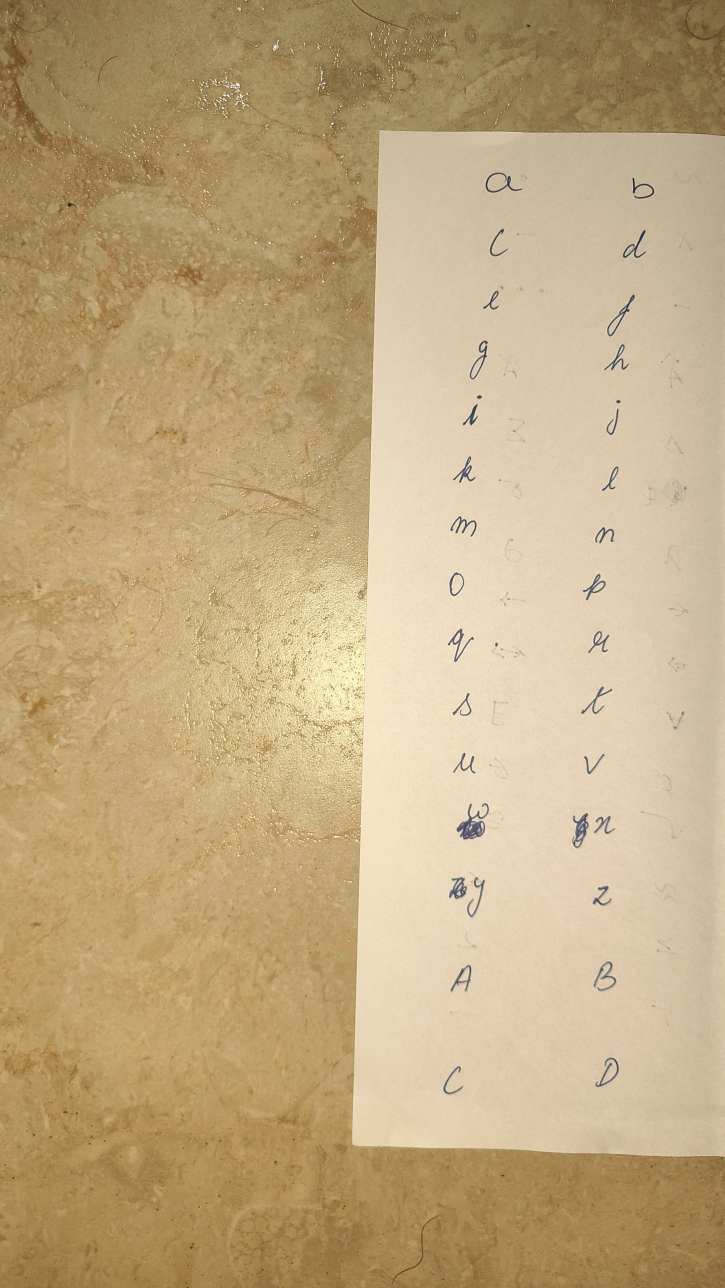
#> input picture samples/p1_upper_A-D.jpg, 1449 x 2576 px (shown at 1/2 size)
$ python extract2.py
#> lines starting #> are read from the running program, lines starting #| are printed output that depends on the picture; after the words box and inside, x2 and y2 are one past the last pixel; in counts of white or black regions, pixels touching at a corner belong together
#> in comps_for, im is the input picture: shape (2576, 1449, 3); mean B, G, R 128.4, 169.6, 193.4
### src/legacy/extract.py
import sys, os; sys.path.insert(0, os.path.join(os.path.dirname(os.path.abspath(__file__)), "..", "src" if "legacy" not in __file__ else ".."))
import cv2, numpy as np, os, json

from config import D, U
files = {'p1': 'p1_upper_A-D', 'p2': 'p2_lower_upper', 'p3': 'p3_digits_punct', 'p4': 'p4_symbols', 'eq': 'eq_sample', 'code': 'code_sample'}

lower = list("abcdefghijklmnopqrstuvwxyz")
upper = list("ABCDEFGHIJKLMNOPQRSTUVWXYZ")
digits = list("0123456789")
punct = list("!\"%&'()*+,-./:;<=>?@[\\]^_{|}~") + ["·", "×", "–", "−", "…"]
symbols = ["Â", "Ã", "Δ", "Σ", "φ", "σ", "λ", "∂", "←", "→", "⇒", "⇔", "∀", "∃", "∅",
           "∈", "√", "≅", "≈", "≤", "≥", "²", "ᵀ", "⁻"]
chars = lower + upper + digits + punct + symbols
pages = [chars[i:i + 30] for i in range(0, len(chars), 30)]
page_key = {'p1': 0, 'p2': 1, 'p3': 2, 'p4': 3}
roi = {'p1': (800, 320, 1420, 2250), 'p2': (150, 100, 880, 2450),
       'p3': (560, 0, 1440, 2400), 'p4': (150, 150, 1000, 2400)}


def ink_mask(im):
    g = cv2.cvtColor(im, cv2.COLOR_BGR2GRAY)
    bg = cv2.dilate(g, np.ones((31, 31), np.uint8))
    bg = cv2.GaussianBlur(bg, (0, 0), 15)
    ratio = g.astype(float) / np.maximum(bg, 1)
    return ratio


def comps_for(k):
    im = cv2.imread(U + files[k] + '.jpg')
    ratio = ink_mask(im)
    x0, y0, x1, y1 = roi[k]
    m = np.zeros(ratio.shape, np.uint8)
    m[y0:y1, x0:x1] = ((ratio[y0:y1, x0:x1] < 0.72) * 255).astype(np.uint8)
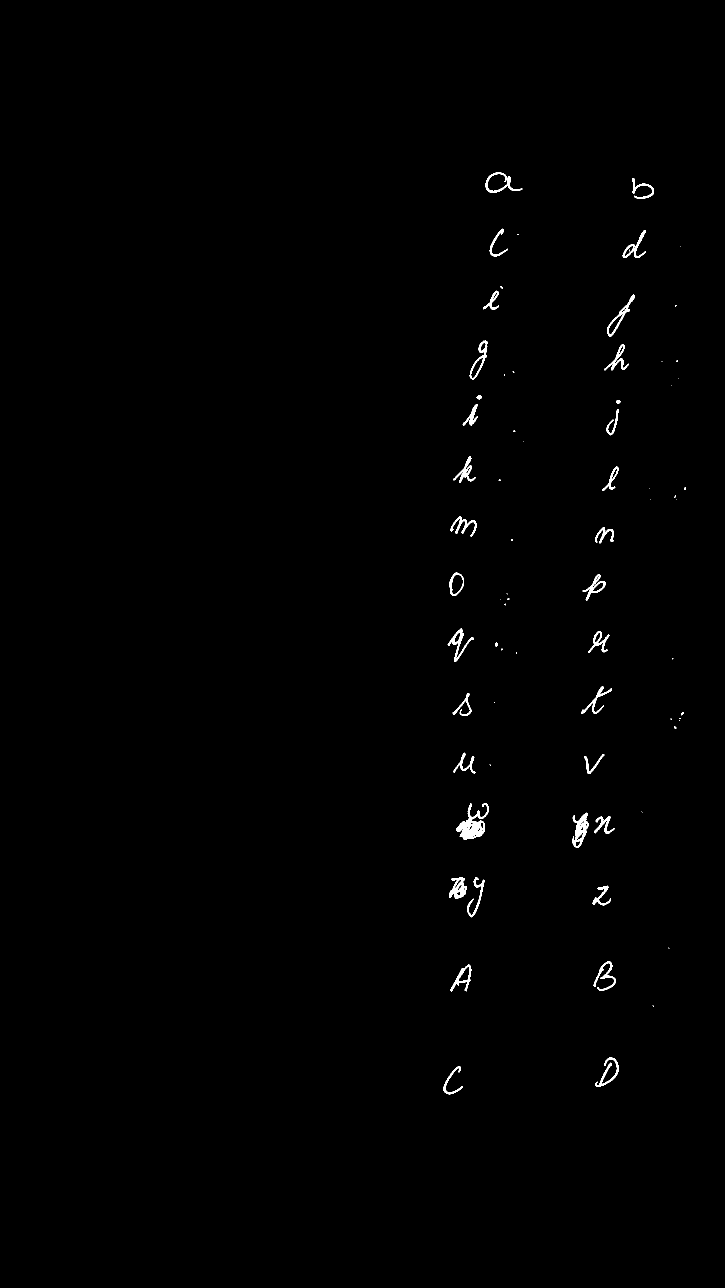
#> m: shape (2576, 1449) (shown at 1/2 size); 0.51% white; 74 white regions (38 under 20 px), largest, box (x1, y1, x2, y2) and area: (913, 1606, 978, 1679) 1935, (1145, 1625, 1177, 1696) 1090, (898, 1754, 934, 1798) 844
    grp = cv2.dilate(m, cv2.getStructuringElement(cv2.MORPH_ELLIPSE, (31, 31)))
#> grp: shape (2576, 1449); 4.3% white; 48 white regions, largest, box (x1, y1, x2, y2) and area: (1193, 574, 1285, 756) 9206, (883, 1739, 985, 1850) 7953, (1130, 1610, 1245, 1711) 7871
    n, lab, st, cen = cv2.connectedComponentsWithStats(grp)
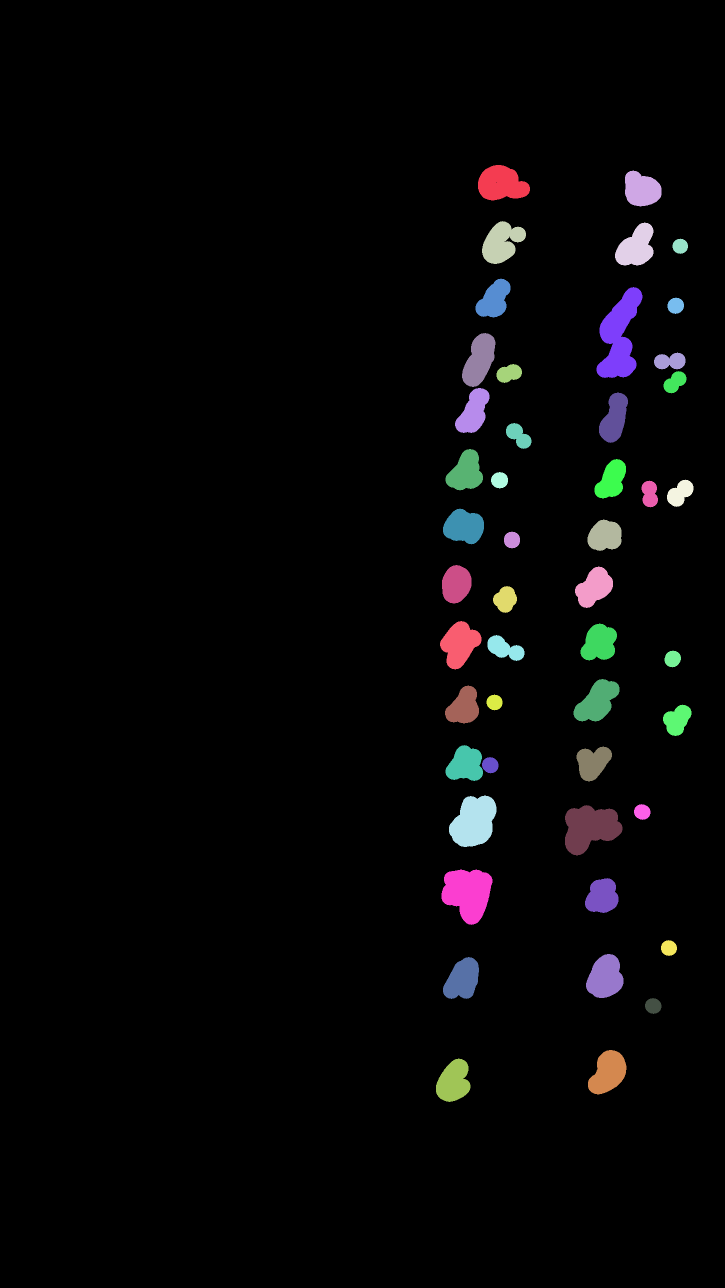
#> lab: shape (2576, 1449) int32 (shown at 1/2 size); 49 distinct labels, from 0 to 48; one colour per label, 0 black
#> n = 49; st = 49 rows, first 6: [0, 0, 1449, 2576, 3573733], [956, 330, 104, 71, 5386], [1250, 341, 73, 72, 4011], [964, 442, 88, 86, 4774], [1230, 445, 77, 86, 4493], [1345, 477, 31, 31, 729]; cen = 49 pairs, first value 707.6 to 1360, second value 367.4 to 2162.8
    out = []
    for i in range(1, n):
        x, y, w, h, a = st[i]
        sub = m[y:y + h, x:x + w] * (lab[y:y + h, x:x + w] == i)
        inkpx = int((sub > 0).sum())
        if inkpx < 60:
            continue
        ys, xs = np.where(sub > 0)
        out.append(dict(x=int(x + xs.min()), y=int(y + ys.min()), x2=int(x + xs.max()), y2=int(y + ys.max()), ink=inkpx,
                        id=int(i)))
#> this loop made 48 passes
#> (x, y, w, h, a, inkpx) on passes 1 to 12: (956, 330, 104, 71, 5386, 659), (1250, 341, 73, 72, 4011, 458), (964, 442, 88, 86, 4774, 389), (1230, 445, 77, 86, 4493, 599), (1345, 477, 31, 31, 729, 1), (951, 557, 70, 78, 3518, 364), (1193, 574, 92, 182, 9206, 1244), (1335, 595, 33, 33, 837, 7), (924, 666, 67, 108, 4695, 634), (1308, 705, 63, 34, 1614, 12), (993, 728, 51, 38, 1387, 11), (1327, 742, 46, 45, 1302, 2)
#> pass 1, in comps_for, `sub = m[y:y + h, x:x + w] * (lab[y:y + h, x:x + w] == i)`:
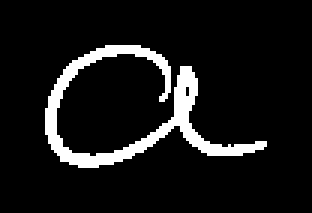
#> sub: shape (71, 104) (shown 3 times larger); 8.9% white; 1 white region, box (x1, y1, x2, y2) and area: (15, 15, 89, 56) 659
#> pass 3, in comps_for, `sub = m[y:y + h, x:x + w] * (lab[y:y + h, x:x + w] == i)`:
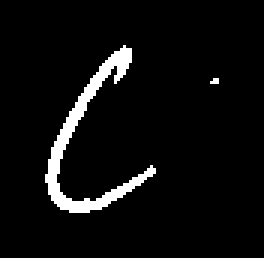
#> sub: shape (86, 88) (shown 3 times larger); 5.1% white; 2 white regions (1 under 20 px), largest, box (x1, y1, x2, y2) and area: (15, 15, 52, 71) 384
#> after the loop, out = 29 items
    return im, ratio, m, lab, out


# [11 lines that do not run on import are left out]

### src/legacy/extract2.py
import sys, os; sys.path.insert(0, os.path.join(os.path.dirname(os.path.abspath(__file__)), "..", "src" if "legacy" not in __file__ else ".."))
import cv2, numpy as np, json
from extract import *

OUTD = D + 'glyphs/'
import os
os.makedirs(OUTD, exist_ok=True)


def runs_from_profile(prof, gap):
    on = prof > 0
    runs = []
    i = 0
    n = len(prof)
    while i < n:
        if on[i]:
            j = i
            last = i
            while j < n and (on[j] or j - last <= gap):
                if on[j]:
                    last = j
                j += 1
            runs.append([i, last])
            i = last + 1
        else:
            i += 1
    return runs


def fit_runs(runs, prof, want):
    runs = [r[:] for r in runs]
    while len(runs) > want:
        gaps = [runs[i + 1][0] - runs[i][1] for i in range(len(runs) - 1)]
        i = int(np.argmin(gaps))
        runs[i] = [runs[i][0], runs[i + 1][1]]
        del runs[i + 1]
    while len(runs) < want:
        hs = [r[1] - r[0] for r in runs]
        i = int(np.argmax(hs))
        a, b = runs[i]
        lo = a + (b - a) // 4
        hi = b - (b - a) // 4
        cut = lo + int(np.argmin(prof[lo:hi]))
        runs[i:i + 1] = [[a, cut - 1], [cut, b]]
    return runs


def extract_page(k, exclude=None):
    im, ratio, m, lab, cs = comps_for(k)
#> cs = 29 items
    x0, y0, x1, y1 = roi[k]
    # drop obvious border/noise components (very wide or very tall flat strips)
    mm = m.copy()
    for c in cs:
        w = c['x2'] - c['x']
        h = c['y2'] - c['y']
        if w > 500 or h > 700 or (c['ink'] > 20000):
            mm[c['y']:c['y2'] + 1, c['x']:c['x2'] + 1] = 0
#> this loop made 29 passes
#> (w, h) on passes 1 to 12: (73, 40), (42, 41), (57, 55), (46, 55), (39, 47), (61, 151), (36, 77), (38, 59), (27, 70), (44, 52), (32, 48), (51, 41)
    n2, l2, st2, _ = cv2.connectedComponentsWithStats((mm > 0).astype(np.uint8), connectivity=8)
#> l2: shape (2576, 1449) int32; 75 distinct labels, from 0 to 74
#> n2 = 75; st2 = 75 rows, first 6: [0, 0, 1449, 2576, 3713669], [971, 345, 74, 41, 659], [1265, 356, 43, 42, 458], [979, 457, 37, 56, 384], [1245, 460, 47, 56, 594], [1034, 468, 3, 2, 5]
    for i in range(1, n2):
        if st2[i][4] < 45:
            mm[l2 == i] = 0
    xp = (mm > 0).sum(axis=0)
#> xp = 1449 values, max 183 at index 921, min 0 at index 0, mean 12.91
    xr = runs_from_profile(xp, 50)
#> in runs_from_profile, `n = len(prof)`: n = 1449
#> after the loop in runs_from_profile, `while i < n:`: j = 1358; runs = [[887, 1044], [1145, 1307]]
#> xr = [[887, 1044], [1145, 1307]]
    xr.sort(key=lambda r: -xp[r[0]:r[1] + 1].sum())
    xr = sorted(xr[:2])
    glyphs = []
    for ci, (a, b) in enumerate(xr):
        a2, b2 = max(a - 20, 0), b + 20
        col = mm[:, a2:b2]
        yp = (col > 0).sum(axis=1)
        yr = runs_from_profile(yp, 12)
        yr = [r for r in yr if yp[r[0]:r[1] + 1].sum() > 45]
        yr = fit_runs(yr, yp, 15)
        rows = [[r] for r in yr]
        for ri, rs in enumerate(rows):
            if not rs:
                continue
            ya = min(r[0] for r in rs)
            yb = max(r[1] for r in rs)
            sub = mm[ya:yb + 1, a2:b2]
            ys, xs = np.where(sub > 0)
            glyphs.append(dict(col=ci, row=ri, x0=int(a2 + xs.min()), x1=int(a2 + xs.max()), y0=int(ya + ys.min()),
                               y1=int(ya + ys.max()), band=(int(ya), int(yb))))
#> this loop made 2 passes
#> (ci, a, b, a2, b2, n in runs_from_profile) on passes 1 to 2: (0, 887, 1044, 867, 1064, 2576), (1, 1145, 1307, 1125, 1327, 2576)
#> pass 1, in extract_page, `col = mm[:, a2:b2]`:
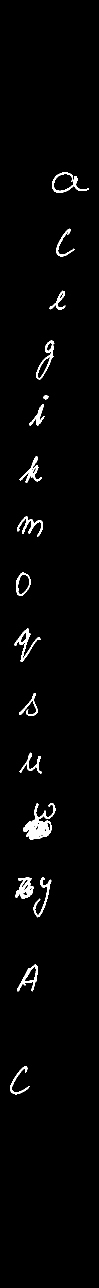
#> col: shape (2576, 197) (shown at 1/2 size); 2% white; 17 white regions, largest, box (x1, y1, x2, y2) and area: (46, 1606, 111, 1679) 1935, (31, 1754, 67, 1798) 844, (28, 1257, 81, 1324) 725
#> after the loop, glyphs = 30 items
    return im, ratio, mm, glyphs


if __name__ == '__main__':
    allg = {}
    for k in ['p1', 'p2', 'p3', 'p4']:
        im, ratio, mm, gl = extract_page(k)
#> gl = 30 items
        labs = pages[page_key[k]]
        print(k, len(gl))
#| p1 30
        # order: row-major, left col then right col
        gl.sort(key=lambda g: (g['row'], g['col']))
        sheet = []
        for g, ch in zip(gl, labs):
            g['ch'] = ch
            crop = mm[g['band'][0]:g['band'][1] + 1, g['x0'] - 5:g['x1'] + 6]
            # alpha from darkness
            alpha = (255 - np.clip(ratio[g['band'][0]:g['band'][1] + 1, g['x0'] - 5:g['x1'] + 6] * 255, 0, 255)).astype(np.uint8)
            sheet.append((ch, crop))
#> this loop made 30 passes
#> ch on passes 1 to 12: 'a', 'b', 'c', 'd', 'e', 'f', 'g', 'h', 'i', 'j', 'k', 'l'
#> pass 1, `alpha = (255 - np.clip(ratio[g['band'][0]:g['band'][1] + 1, g['x0'] - ..`:
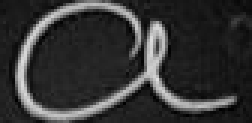
#> alpha: shape (41, 84) (shown 3 times larger); min 0, max 222, mean 52.2
#> after the loop, sheet = 30 items
        allg[k] = gl
        # contact sheet
        cell = 140
        rows = []
        cols = 6
        canvas = np.full((cell * 5 + 10, cell * cols), 255, np.uint8)
#> canvas: shape (710, 840); every value is 255
        for i, (ch, crop) in enumerate(sheet):
            r, c = divmod(i, cols)
            h, w = crop.shape
            s = min((cell - 30) / max(h, 1), (cell - 10) / max(w, 1), 1.0)
            t = cv2.resize(255 - crop, (max(int(w * s), 1), max(int(h * s), 1)), interpolation=cv2.INTER_AREA)
            y = r * cell + 20
            x = c * cell + 5
            canvas[y:y + t.shape[0], x:x + t.shape[1]] = np.minimum(canvas[y:y + t.shape[0], x:x + t.shape[1]], t)
            cv2.putText(canvas, str(i) + ':' + ch.encode('ascii', 'replace').decode(), (x, r * cell + 14), cv2.FONT_HERSHEY_SIMPLEX,
                        0.45, 120, 1)
#> this loop made 30 passes
#> (ch, r, c, h, w, y, x) on passes 1 to 12: ('a', 0, 0, 41, 84, 20, 5), ('b', 0, 1, 42, 53, 20, 145), ('c', 0, 2, 56, 47, 20, 285), ('d', 0, 3, 56, 57, 20, 425), ('e', 0, 4, 39, 42, 20, 565), ('f', 0, 5, 84, 66, 20, 705), ('g', 1, 0, 78, 47, 160, 5), ('h', 1, 1, 53, 60, 160, 145), ('i', 1, 2, 60, 49, 160, 285), ('j', 1, 3, 71, 38, 160, 425), ('k', 1, 4, 53, 55, 160, 565), ('l', 1, 5, 49, 43, 160, 705)
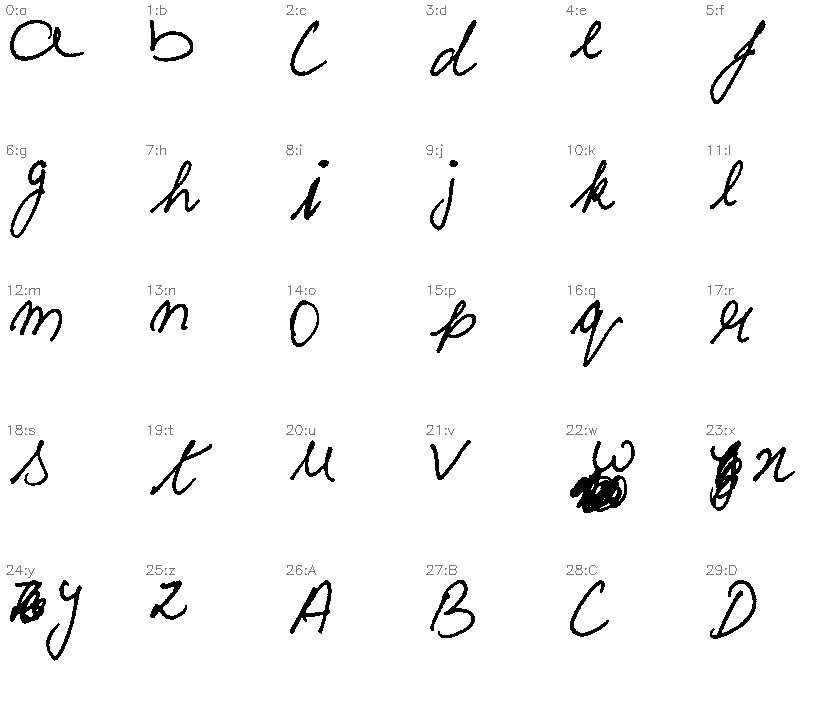
#> canvas: shape (710, 840); min 0, max 255, mean 246.6
        cv2.imwrite(D + f'sheet_{k}.png', canvas)
#> pass 2 of the loop `for k in ['p1', 'p2', 'p3', 'p4']:`:
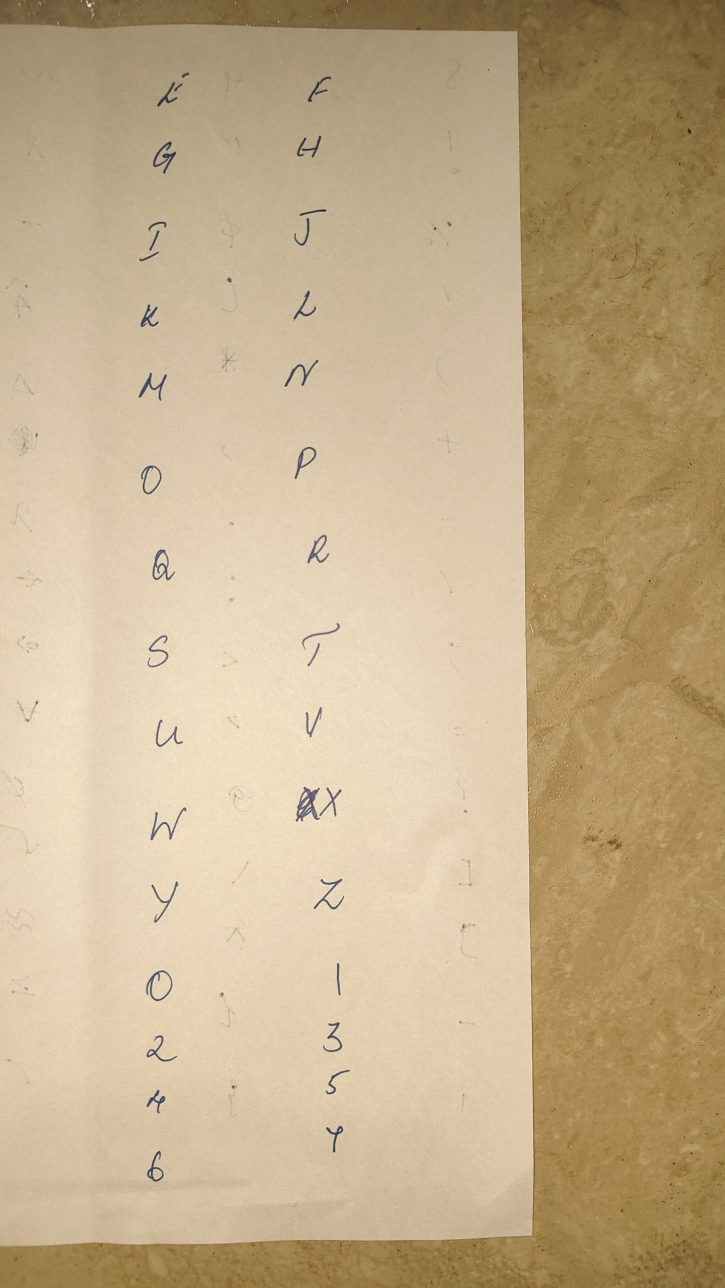
#> input picture samples/p2_lower_upper.jpg, 1449 x 2576 px (shown at 1/2 size)
#> in comps_for, im is the input picture: shape (2576, 1449, 3); mean B, G, R 138.9, 174.6, 196.6
#> m: shape (2576, 1449); 0.54% white; 53 white regions (11 under 20 px), largest, box (x1, y1, x2, y2) and area: (591, 1574, 640, 1643) 1566, (306, 283, 353, 348) 910, (305, 1099, 351, 1161) 900
#> grp: shape (2576, 1449); 4.3% white; 40 white regions, largest, box (x1, y1, x2, y2) and area: (576, 1559, 698, 1658) 9475, (286, 1600, 388, 1696) 6324, (589, 1231, 695, 1348) 6214
#> lab: shape (2576, 1449) int32; 41 distinct labels, from 0 to 40
#> in comps_for (call 2), `n, lab, st, cen = cv2.connectedComponentsWithStats(grp)`: n = 41; st = 41 rows, first 6: [0, 0, 1449, 2576, 3573061], [299, 130, 95, 99, 5038], [601, 138, 76, 81, 3902], [579, 256, 79, 75, 4388], [291, 268, 77, 95, 4918], [573, 403, 95, 104, 5674]; cen = 41 pairs, first value 299.9 to 866.6, second value 177.2 to 2412
#> the loop in comps_for (call 2), `for i in range(1, n):` made 40 passes
#> (x, y, w, h, a, inkpx) on pass 1: (299, 130, 95, 99, 5038, 686)
#> pass 1, in comps_for (call 2), `sub = m[y:y + h, x:x + w] * (lab[y:y + h, x:x + w] == i)`:
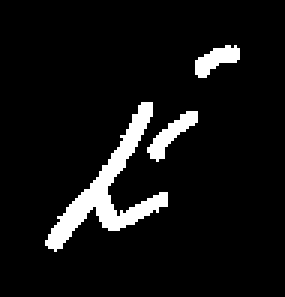
#> sub: shape (99, 95) (shown 3 times larger); 7.3% white; 3 white regions, box (x1, y1, x2, y2) and area: (15, 34, 56, 84) 492, (49, 37, 66, 54) 104, (65, 15, 80, 26) 90
#> the loop in extract_page (call 2), `for c in cs:` made 31 passes
#> l2: shape (2576, 1449) int32; 54 distinct labels, from 0 to 53
#> the loop in extract_page (call 2), `for ci, (a, b) in enumerate(xr):` made 2 passes
#> (ci, a, b) on passes 1 to 2: (0, 277, 378), (1, 569, 699)
#| p2 30
#> the loop `for g, ch in zip(gl, labs):` made 30 passes
#> the loop `for i, (ch, crop) in enumerate(sheet):` made 30 passes
#> after the loop `for i, (ch, crop) in enumerate(sheet):`:
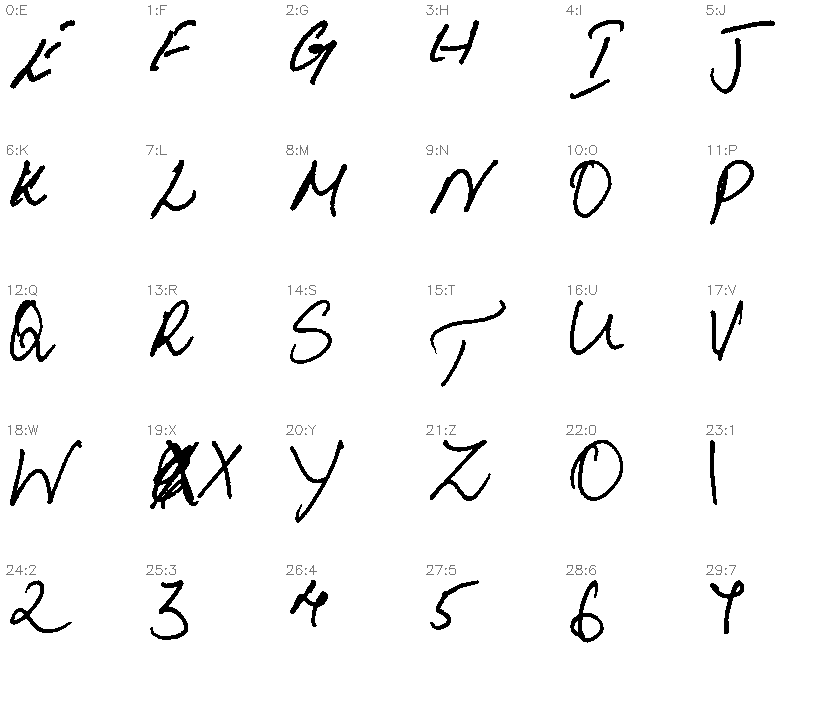
#> canvas: shape (710, 840); min 0, max 255, mean 246
#> (the run stopped early here; a loop or call above may not have finished)
